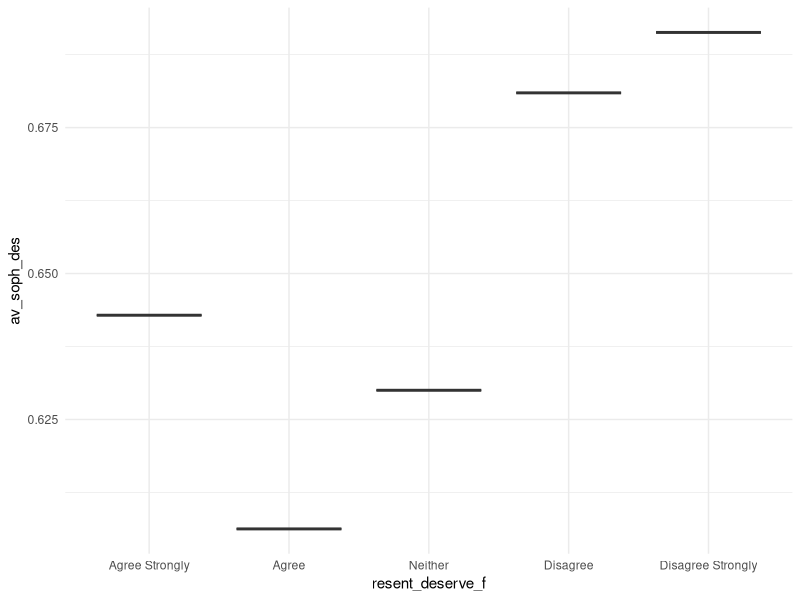
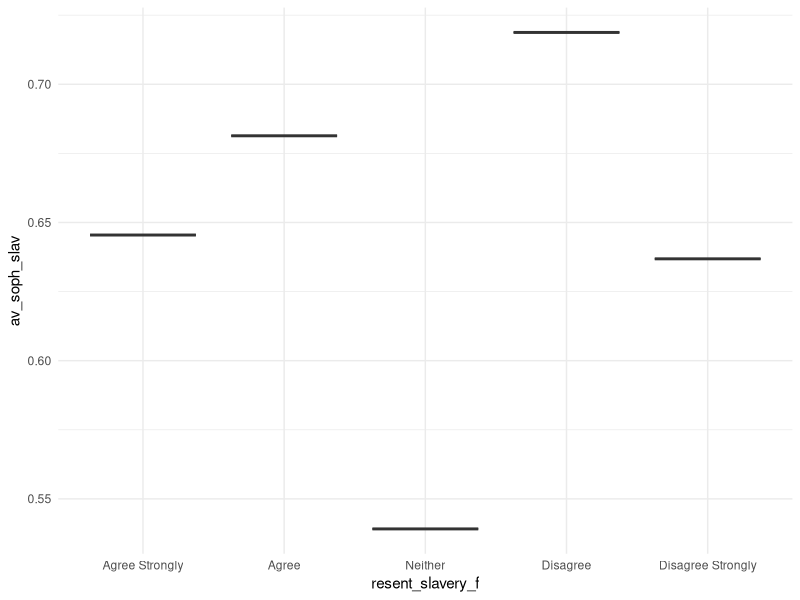
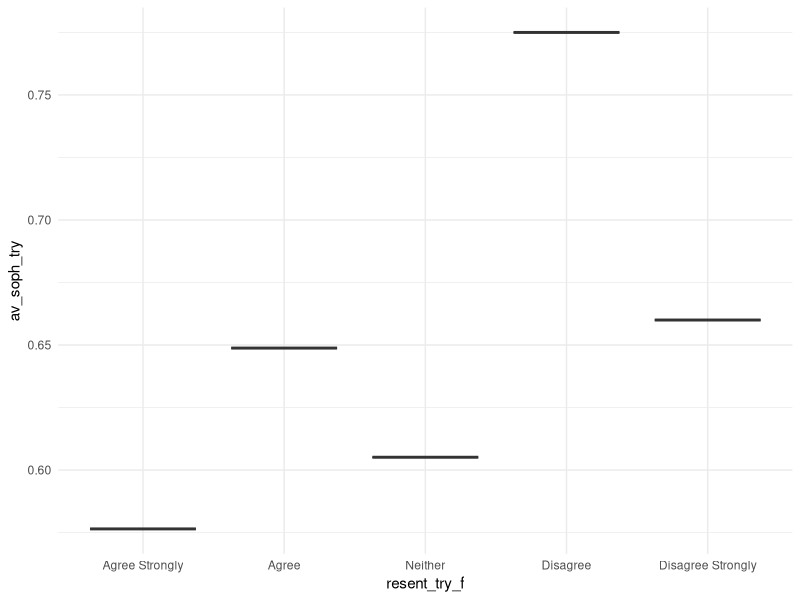
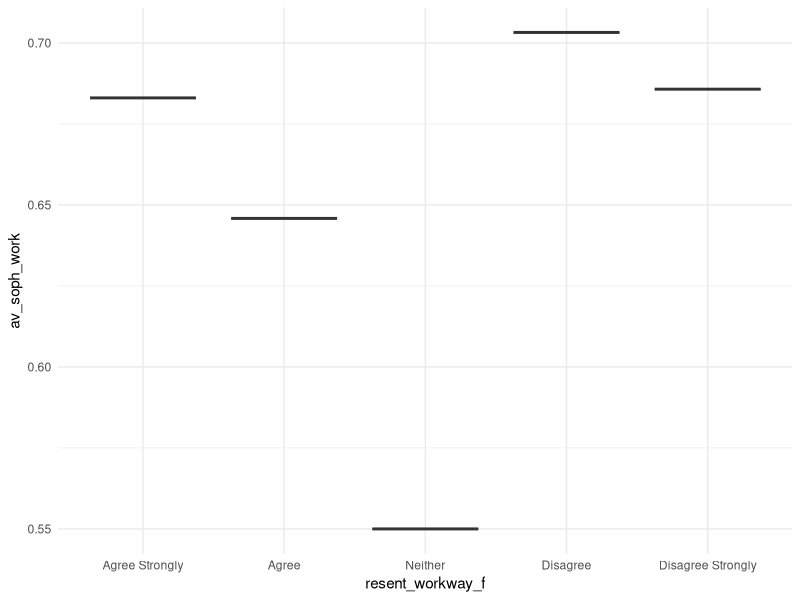
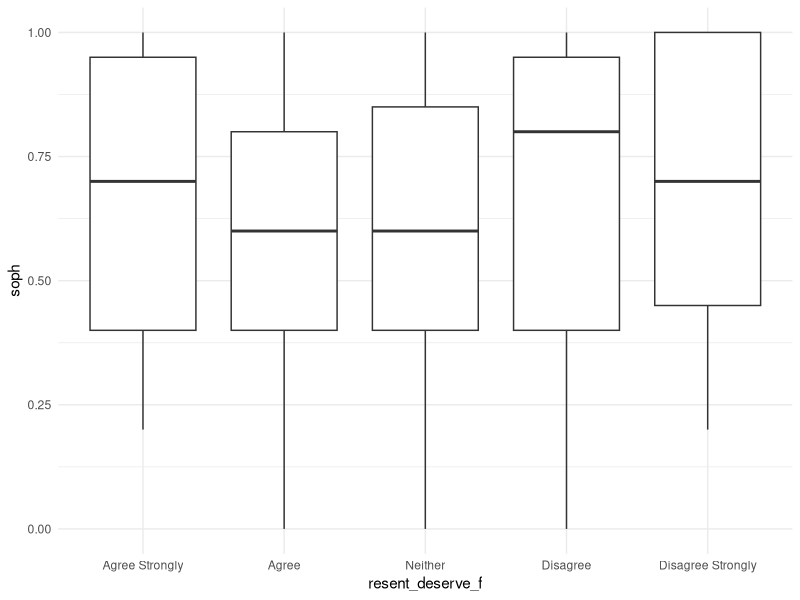
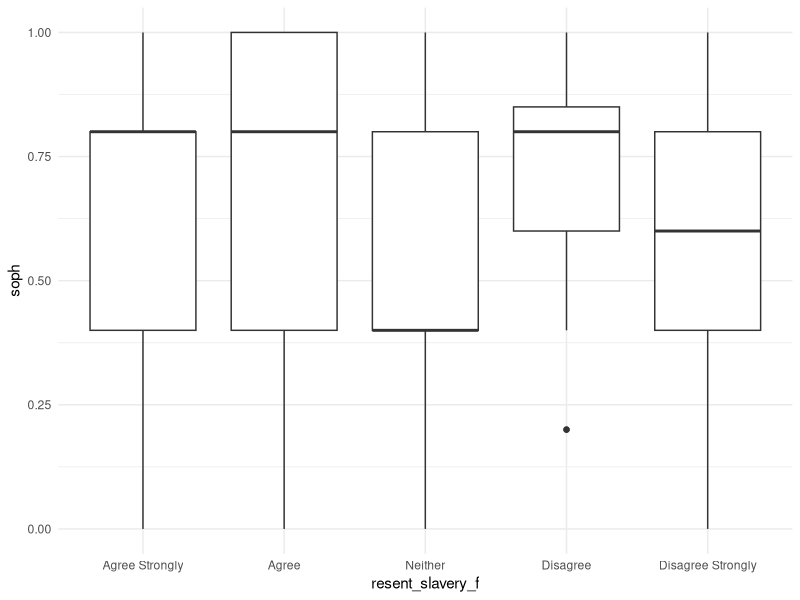
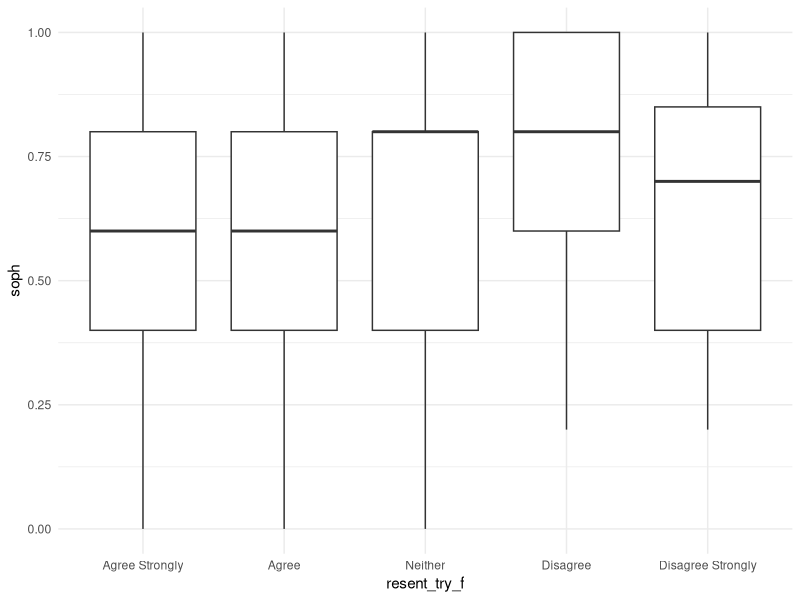
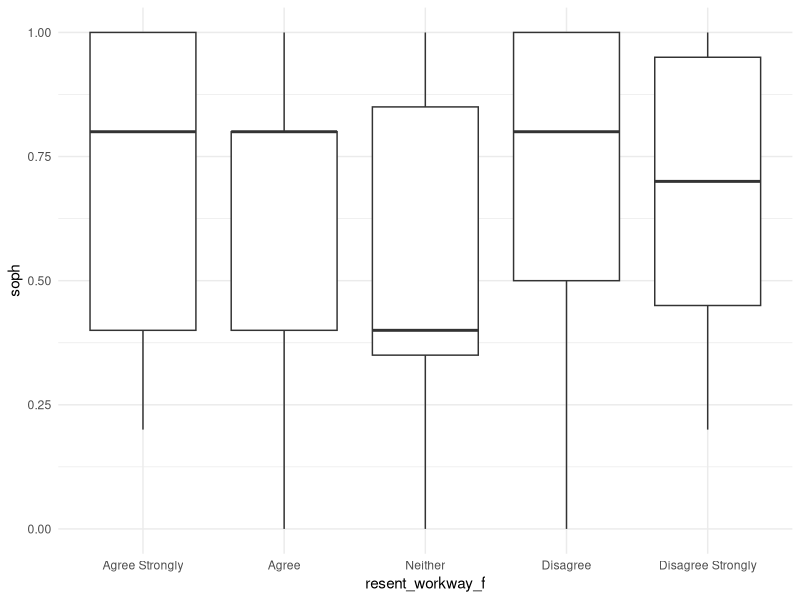

Generate these figures, in order, with R:
library(tidyverse)

df <- read_csv("data/anes_combined.csv")

df$resent_deserve_f <- factor(df$resent_deserve_f, levels = c("Agree Strongly", 
                                                           "Agree", 
                                                           "Neither",
                                         "Disagree", "Disagree Strongly"))
df$resent_try_f <- factor(df$resent_try_f, levels = c("Agree Strongly", 
                                                              "Agree", 
                                                              "Neither",
                                                              "Disagree", "Disagree Strongly"))
df$resent_workway_f <- factor(df$resent_workway_f, levels = c("Agree Strongly", 
                                                          "Agree", 
                                                          "Neither",
                                                          "Disagree", "Disagree Strongly"))
df$resent_slavery_f <- factor(df$resent_slavery_f, levels = c("Agree Strongly", 
                                                          "Agree", 
                                                          "Neither",
                                                          "Disagree", "Disagree Strongly"))

df <- df %>%
  group_by(resent_slavery_f) %>%
  mutate(av_soph_slav = mean(soph))

df <- df %>%
  group_by(resent_try_f) %>%
  mutate(av_soph_try = mean(soph))

df <- df %>%
  group_by(resent_workway_f) %>%
  mutate(av_soph_work = mean(soph))

df <- df %>%
  group_by(resent_deserve_f) %>%
  mutate(av_soph_des = mean(soph))

ggplot(df, aes(x=resent_deserve_f, y=av_soph_des)) + geom_boxplot() +
  theme_minimal()

ggplot(df, aes(x=resent_slavery_f, y=av_soph_slav)) + geom_boxplot() +
  theme_minimal()

ggplot(df, aes(x=resent_try_f, y=av_soph_try)) + geom_boxplot() +
  theme_minimal()

ggplot(df, aes(x=resent_workway_f, y=av_soph_work)) + geom_boxplot() +
  theme_minimal()


##boxplots
ggplot(df, aes(x=resent_deserve_f, y=soph)) + geom_boxplot() +
  theme_minimal()

ggplot(df, aes(x=resent_slavery_f, y=soph)) + geom_boxplot() +
  theme_minimal()

ggplot(df, aes(x=resent_try_f, y=soph)) + geom_boxplot() +
  theme_minimal()

ggplot(df, aes(x=resent_workway_f, y=soph)) + geom_boxplot() +
  theme_minimal()

##low soph (<.5)
low_soph <- df%>%
  subset(soph <= 0.5)

low_soph <- low_soph %>%
  group_by(resent_slavery_f) %>%
  mutate(av_soph_slav = mean(soph))

low_soph <- low_soph %>%
  group_by(resent_try_f) %>%
  mutate(av_soph_try = mean(soph))

low_soph <- low_soph %>%
  group_by(resent_workway_f) %>%
  mutate(av_soph_work = mean(soph))

low_soph <- low_soph %>%
  group_by(resent_deserve_f) %>%
  mutate(av_soph_des = mean(soph))

ggplot(low_soph, aes(x=resent_workway_f, y=..density..)) + geom_density() +
  theme_minimal()

ggplot(low_soph, aes(x=resent_try_f, y=..density..)) + geom_density() +
  theme_minimal()

ggplot(low_soph, aes(x=resent_slavery_f, y=..density..)) + geom_density() +
  theme_minimal()

ggplot(low_soph, aes(x=resent_deserve_f, y=..density..)) + geom_density() +
  theme_minimal()